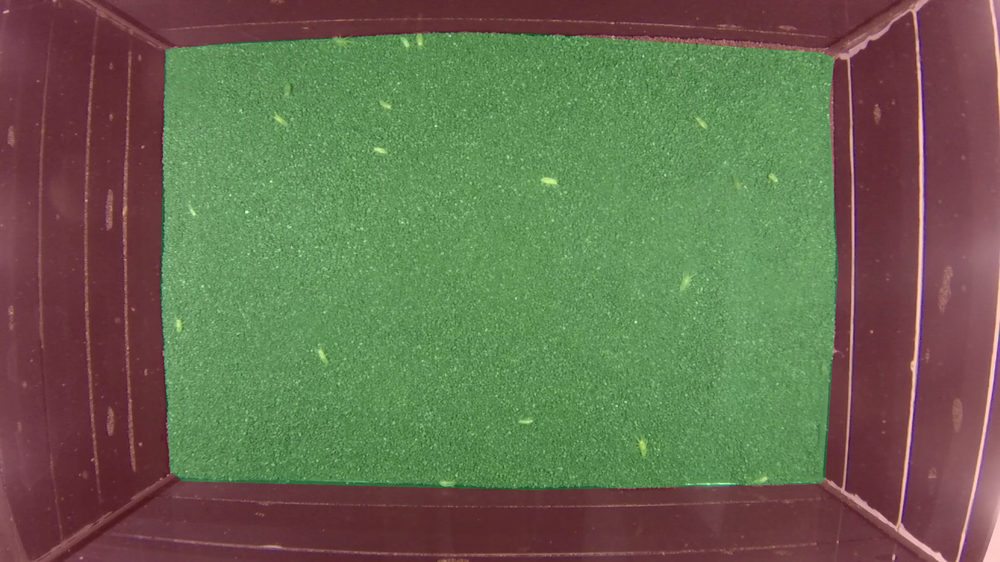
#> input picture example/asellus-sample-1_arena.png, 1000 x 562 px, shrunk from 1920 x 1080 before the run, given in place of iso_track_example_vid.mp4, which was not available
$ python iso-track.py   (older library calls are emulated)
#> lines starting #> are read from the running program, lines starting #| are printed output that depends on the picture
### iso_track_modules.py
# -*- coding: utf-8 -*-
"""
Created: 2018/06/22
Last Update: 2018/08/03
Version 0.2
@author: Moritz Lürig
polygon_drawer is based on Dan Mašek's answer to this SO question https://stackoverflow.com/questions/37099262/drawing-filled-polygon-using-mouse-events-in-open-cv-using-python
"""

from __future__ import division, unicode_literals, print_function  # for compatibility with Python 2 and 3
import numpy as np
import cv2
import math
import copy
import os

#%%

def avgit(x):
    return x.sum(axis=0)/np.shape(x)[0]

# [4 lines left out: function blur, not called in this run]

#%%

class fish_module(object):
    # [62 lines left out: functions __init__, draw, not called in this run]


#%%

class isopod_module(object):
    # [57 lines left out: functions __init__, draw, not called in this run]


#%%

class video_info(object):
    def __init__(self, video):

        cap = cv2.VideoCapture(video)
        idx = 0

        nframes = cap.get(cv2.CAP_PROP_FRAME_COUNT)
        fps = cap.get(cv2.CAP_PROP_FPS)
        length = str(int(( nframes / fps)/60)).zfill(2) + ":" +str(int((((nframes / fps)/60)-int((nframes / fps)/60))*60)).zfill(2)


        while(cap.isOpened()):
            idx = idx + 1
            # extract frame from video stream
            ret, frame = cap.read()
#> frame is the input picture: shape (562, 1000, 3); mean B, G, R 79.7, 106.8, 103.5
            if idx == 5:
                break
        self.name = os.path.splitext(os.path.basename(video))[0]

        self.frame = frame
        self.height = frame.shape[0]
#> self.height = 562
        self.width = frame.shape[1]
#> self.width = 1000
        self.layers = frame.shape[2]
#> self.layers = 3
        self.nframes = nframes
        self.fps = fps
        self.length = length

class video_time(object):
    def __init__(self, idx, fps):
        self.mins = str(int((idx / fps)/60)).zfill(2)
        self.secs = str(int((((idx / fps)/60)-int(self.mins))*60)).zfill(2)

# [5 lines left out: function capture_feedback, not called in this run]


#%%


class polygon_drawer(object):

    # initiate
    def __init__(self, video_name, save_path):
        self.window_name = video_name # Name for our window
        self.video_name = video_name
        self.save_path = save_path # Name for our window
        self.done = False # Flag signalling we're done
        self.current = (0, 0) # Current position, so we can draw the line-in-progress
        self.points = [] # List of points defining our polygon

        self.FINAL_LINE_COLOR = (0, 255, 0)
        self.FILL_COLOR = (255,255,255)
        self.WORKING_LINE_COLOR = (255, 0, 0)

    # mouse action
    # [17 lines left out: function on_mouse, not called in this run]

    # draw lines
    def run(self, image):
        # Let's create our working window and set a mouse callback to handle events
        cv2.namedWindow(self.window_name, flags=cv2.WINDOW_NORMAL)
        cv2.imshow(self.window_name, image)
        cv2.waitKey(1)
        cv2.setMouseCallback(self.window_name, self.on_mouse)

        temp_canvas = copy.deepcopy(image)

        while(not self.done):
            # This is our drawing loop, we just continuously draw new images
            # and show them in the named window
            if (len(self.points) > 0):
                # Draw all the current polygon segments
                cv2.polylines(temp_canvas, np.array([self.points]), False, self.FINAL_LINE_COLOR, 1)
                # And  also show what the current segment would look like
                cv2.line(temp_canvas, self.points[-1], self.current, self.WORKING_LINE_COLOR)
            # Update the window
            cv2.imshow(self.window_name, temp_canvas)
            temp_canvas = copy.deepcopy(image)
            # And wait 50ms before next iteration (this will pump window messages meanwhile)
            if cv2.waitKey(50) == 27: # ESC hit
#> (key q is pressed here)
                self.done = True

        # create final arena
        canvas = image
        zeros = np.zeros(canvas.shape, np.uint8)
        red = np.zeros(canvas.shape, np.uint8)
        red[:,:,2] = 255

        if (len(self.points) > 0):
            cv2.fillPoly(red, np.array([self.points]), self.FINAL_LINE_COLOR)

        if (len(self.points) > 0):
            cv2.fillPoly(zeros, np.array([self.points]), self.FILL_COLOR)

        # return for further use
        self.mask_colour = zeros
        self.mask_gray = cv2.cvtColor(zeros, cv2.COLOR_BGR2GRAY)
#> zeros: shape (562, 1000, 3); every value is 0
        self.image = cv2.addWeighted(copy.deepcopy(canvas), .8, red, 0.2, 0)
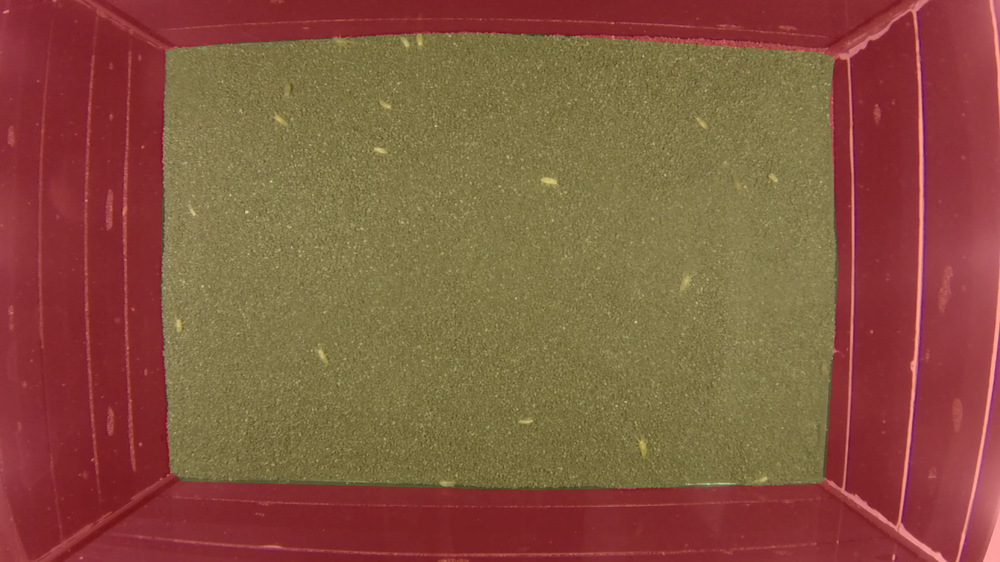
#> self.image: shape (562, 1000, 3); mean B, G, R 63.7, 85.5, 133.8
        self.points = np.array([self.points])
#> (the run stopped early here; a loop or call above may not have finished)

$ run again, on example/iso_track_example_vid_arena.png
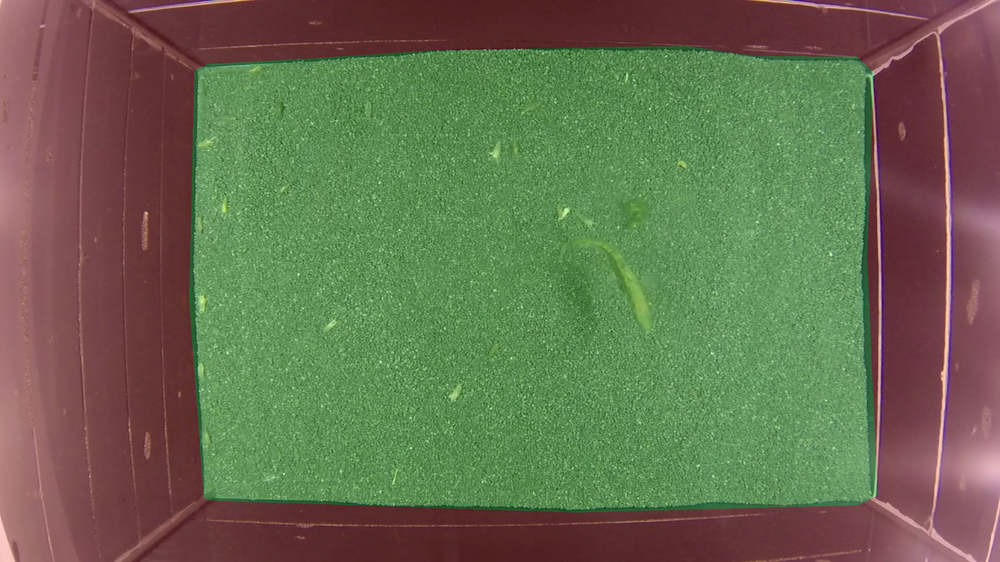
#> input picture example/iso_track_example_vid_arena.png, 1000 x 562 px, shrunk from 1920 x 1080 before the run, given in place of iso_track_example_vid.mp4, which was not available
#> in __init__, frame is the input picture: shape (562, 1000, 3); mean B, G, R 80.1, 109.6, 104.1
#> zeros: shape (562, 1000, 3); every value is 0
#> in run, `self.image = cv2.addWeighted(copy.deepcopy(canvas), .8, red, 0.2, 0)`:
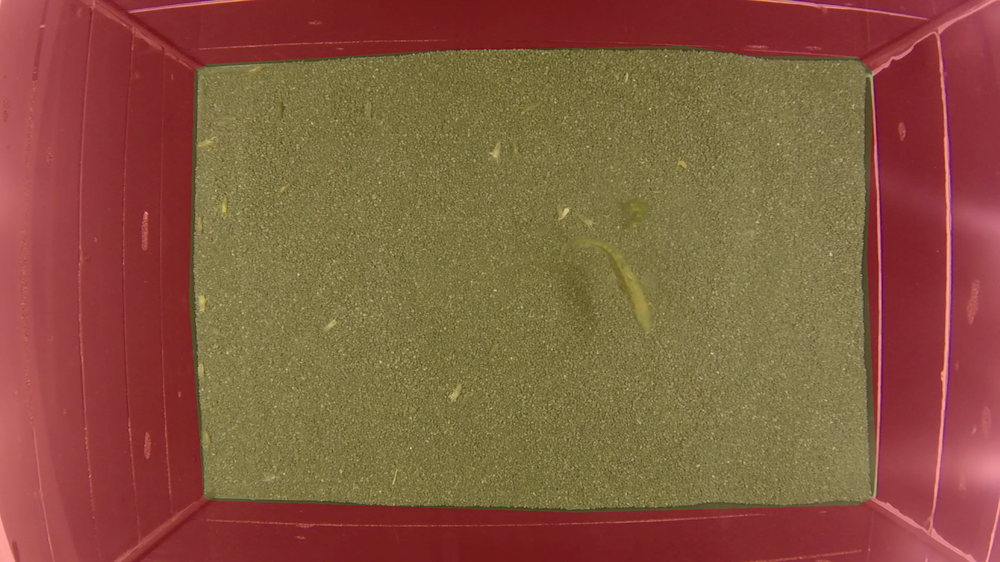
#> self.image: shape (562, 1000, 3); mean B, G, R 64, 87.7, 134.3
